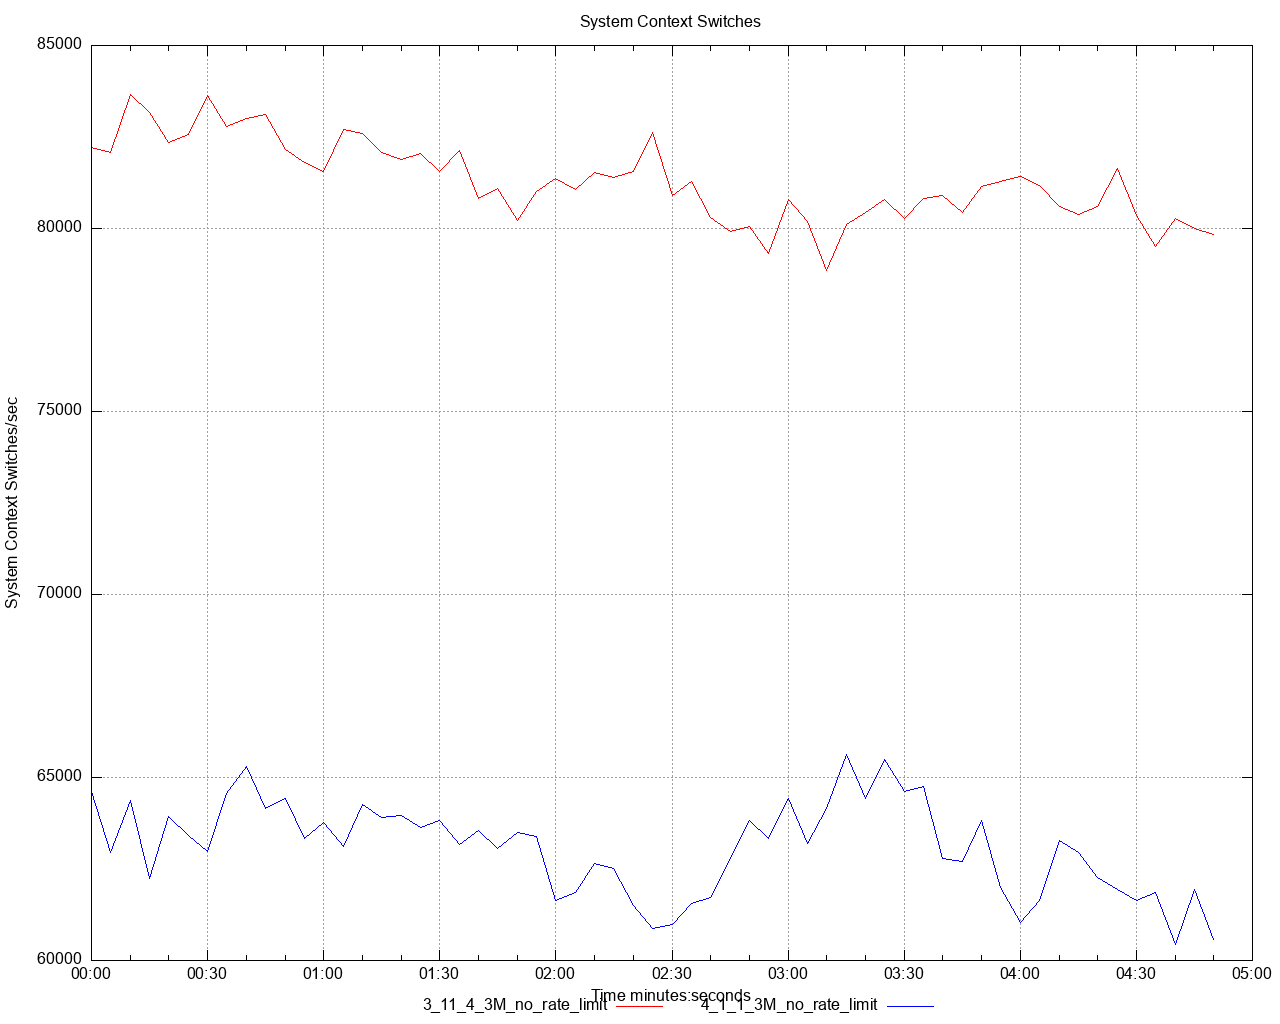

Write gnuplot code to recreate this figure.
set title 'System Context Switches' noenhanced
set style data lines
set datafile separator ","
set terminal png size 1280,1024
set grid
set key below
set xdata time
set timefmt "%s"
offset = 0
t0(x)=(offset=($0==0) ? x : offset, x - offset)
set xlabel 'Time minutes:seconds'
set ylabel 'System Context Switches/sec'
set output '/Users/ahmet.mircik/simulator/tests/report_3M_no_rate_limit/dstat/system_context_switches_A3.png'
plot \
   '/Users/ahmet.mircik/simulator/tests/report_3M_no_rate_limit/data/system_context_switches_A3_1.data' using (t0(timecolumn(1))):2 title "3_11_4_3M_no_rate_limit" noenhanced lt rgb "red", \
   '/Users/ahmet.mircik/simulator/tests/report_3M_no_rate_limit/data/system_context_switches_A3_2.data' using (t0(timecolumn(1))):2 title "4_1_1_3M_no_rate_limit" noenhanced lt rgb "blue", \
